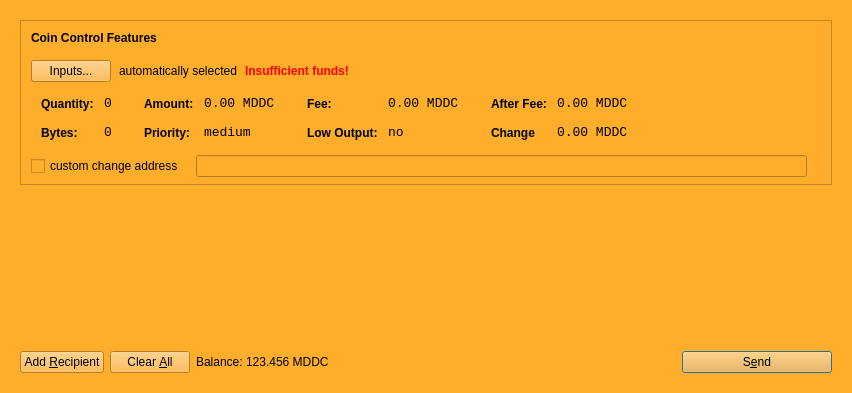
<?xml version="1.0" encoding="UTF-8"?>
<ui version="4.0">
 <class>SendCoinsDialog</class>
 <widget class="QDialog" name="SendCoinsDialog">
  <property name="geometry">
   <rect>
    <x>0</x>
    <y>0</y>
    <width>849</width>
    <height>393</height>
   </rect>
  </property>
  <property name="windowTitle">
   <string>Send Coins</string>
  </property>
  <property name="styleSheet">
   <string notr="true">background-color: rgb(255, 174, 44);</string>
  </property>
  <layout class="QVBoxLayout" name="verticalLayout">
   <item>
    <widget class="QFrame" name="frameMain">
     <layout class="QVBoxLayout" name="verticalLayout_3">
      <item>
       <widget class="QFrame" name="frameCoinControl">
        <property name="sizePolicy">
         <sizepolicy hsizetype="Expanding" vsizetype="Expanding">
          <horstretch>0</horstretch>
          <verstretch>0</verstretch>
         </sizepolicy>
        </property>
        <property name="maximumSize">
         <size>
          <width>16777215</width>
          <height>16777215</height>
         </size>
        </property>
        <property name="frameShape">
         <enum>QFrame::StyledPanel</enum>
        </property>
        <property name="frameShadow">
         <enum>QFrame::Sunken</enum>
        </property>
        <layout class="QVBoxLayout" name="verticalLayoutCoinControl2">
         <property name="spacing">
          <number>6</number>
         </property>
         <property name="leftMargin">
          <number>0</number>
         </property>
         <property name="topMargin">
          <number>0</number>
         </property>
         <property name="rightMargin">
          <number>0</number>
         </property>
         <property name="bottomMargin">
          <number>6</number>
         </property>
         <item>
          <layout class="QVBoxLayout" name="verticalLayoutCoinControl" stretch="0,0,0,0,1">
           <property name="spacing">
            <number>0</number>
           </property>
           <property name="leftMargin">
            <number>10</number>
           </property>
           <property name="topMargin">
            <number>10</number>
           </property>
           <item>
            <layout class="QHBoxLayout" name="horizontalLayoutCoinControl1">
             <property name="bottomMargin">
              <number>15</number>
             </property>
             <item>
              <widget class="QLabel" name="labelCoinControlFeatures">
               <property name="sizePolicy">
                <sizepolicy hsizetype="Preferred" vsizetype="Maximum">
                 <horstretch>0</horstretch>
                 <verstretch>0</verstretch>
                </sizepolicy>
               </property>
               <property name="font">
                <font>
                 <weight>75</weight>
                 <bold>true</bold>
                </font>
               </property>
               <property name="styleSheet">
                <string notr="true">font-weight:bold;</string>
               </property>
               <property name="text">
                <string>Coin Control Features</string>
               </property>
              </widget>
             </item>
            </layout>
           </item>
           <item>
            <layout class="QHBoxLayout" name="horizontalLayoutCoinControl2" stretch="0,0,0,0">
             <property name="spacing">
              <number>8</number>
             </property>
             <property name="bottomMargin">
              <number>10</number>
             </property>
             <item>
              <widget class="QPushButton" name="pushButtonCoinControl">
               <property name="styleSheet">
                <string notr="true"/>
               </property>
               <property name="text">
                <string>Inputs...</string>
               </property>
              </widget>
             </item>
             <item>
              <widget class="QLabel" name="labelCoinControlAutomaticallySelected">
               <property name="text">
                <string>automatically selected</string>
               </property>
               <property name="margin">
                <number>5</number>
               </property>
              </widget>
             </item>
             <item>
              <widget class="QLabel" name="labelCoinControlInsuffFunds">
               <property name="font">
                <font>
                 <weight>75</weight>
                 <bold>true</bold>
                </font>
               </property>
               <property name="styleSheet">
                <string notr="true">color:red;font-weight:bold;</string>
               </property>
               <property name="text">
                <string>Insufficient funds!</string>
               </property>
               <property name="margin">
                <number>5</number>
               </property>
              </widget>
             </item>
             <item>
              <spacer name="horizontalSpacerCoinControl">
               <property name="orientation">
                <enum>Qt::Horizontal</enum>
               </property>
               <property name="sizeHint" stdset="0">
                <size>
                 <width>40</width>
                 <height>1</height>
                </size>
               </property>
              </spacer>
             </item>
            </layout>
           </item>
           <item>
            <widget class="QWidget" name="widgetCoinControl" native="true">
             <property name="sizePolicy">
              <sizepolicy hsizetype="Preferred" vsizetype="Preferred">
               <horstretch>0</horstretch>
               <verstretch>0</verstretch>
              </sizepolicy>
             </property>
             <property name="minimumSize">
              <size>
               <width>0</width>
               <height>0</height>
              </size>
             </property>
             <property name="styleSheet">
              <string notr="true"/>
             </property>
             <layout class="QHBoxLayout" name="horizontalLayoutCoinControl5">
              <property name="leftMargin">
               <number>0</number>
              </property>
              <property name="topMargin">
               <number>0</number>
              </property>
              <property name="rightMargin">
               <number>0</number>
              </property>
              <property name="bottomMargin">
               <number>0</number>
              </property>
              <item>
               <layout class="QHBoxLayout" name="horizontalLayoutCoinControl3" stretch="0,0,0,1">
                <property name="spacing">
                 <number>20</number>
                </property>
                <property name="topMargin">
                 <number>0</number>
                </property>
                <property name="bottomMargin">
                 <number>10</number>
                </property>
                <item>
                 <layout class="QFormLayout" name="formLayoutCoinControl1">
                  <property name="horizontalSpacing">
                   <number>10</number>
                  </property>
                  <property name="verticalSpacing">
                   <number>14</number>
                  </property>
                  <property name="leftMargin">
                   <number>10</number>
                  </property>
                  <property name="topMargin">
                   <number>4</number>
                  </property>
                  <property name="rightMargin">
                   <number>6</number>
                  </property>
                  <item row="0" column="0">
                   <widget class="QLabel" name="labelCoinControlQuantityText">
                    <property name="styleSheet">
                     <string notr="true">font-weight:bold;</string>
                    </property>
                    <property name="text">
                     <string>Quantity:</string>
                    </property>
                    <property name="margin">
                     <number>0</number>
                    </property>
                   </widget>
                  </item>
                  <item row="0" column="1">
                   <widget class="QLabel" name="labelCoinControlQuantity">
                    <property name="font">
                     <font>
                      <family>Monospace</family>
                      <pointsize>10</pointsize>
                     </font>
                    </property>
                    <property name="cursor">
                     <cursorShape>IBeamCursor</cursorShape>
                    </property>
                    <property name="contextMenuPolicy">
                     <enum>Qt::ActionsContextMenu</enum>
                    </property>
                    <property name="text">
                     <string>0</string>
                    </property>
                    <property name="margin">
                     <number>0</number>
                    </property>
                    <property name="textInteractionFlags">
                     <set>Qt::LinksAccessibleByMouse|Qt::TextSelectableByKeyboard|Qt::TextSelectableByMouse</set>
                    </property>
                   </widget>
                  </item>
                  <item row="1" column="0">
                   <widget class="QLabel" name="labelCoinControlBytesText">
                    <property name="styleSheet">
                     <string notr="true">font-weight:bold;</string>
                    </property>
                    <property name="text">
                     <string>Bytes:</string>
                    </property>
                   </widget>
                  </item>
                  <item row="1" column="1">
                   <widget class="QLabel" name="labelCoinControlBytes">
                    <property name="font">
                     <font>
                      <family>Monospace</family>
                      <pointsize>10</pointsize>
                     </font>
                    </property>
                    <property name="cursor">
                     <cursorShape>IBeamCursor</cursorShape>
                    </property>
                    <property name="contextMenuPolicy">
                     <enum>Qt::ActionsContextMenu</enum>
                    </property>
                    <property name="text">
                     <string>0</string>
                    </property>
                    <property name="textInteractionFlags">
                     <set>Qt::LinksAccessibleByMouse|Qt::TextSelectableByKeyboard|Qt::TextSelectableByMouse</set>
                    </property>
                   </widget>
                  </item>
                 </layout>
                </item>
                <item>
                 <layout class="QFormLayout" name="formLayoutCoinControl2">
                  <property name="horizontalSpacing">
                   <number>10</number>
                  </property>
                  <property name="verticalSpacing">
                   <number>14</number>
                  </property>
                  <property name="leftMargin">
                   <number>6</number>
                  </property>
                  <property name="topMargin">
                   <number>4</number>
                  </property>
                  <property name="rightMargin">
                   <number>6</number>
                  </property>
                  <item row="0" column="0">
                   <widget class="QLabel" name="labelCoinControlAmountText">
                    <property name="styleSheet">
                     <string notr="true">font-weight:bold;</string>
                    </property>
                    <property name="text">
                     <string>Amount:</string>
                    </property>
                    <property name="margin">
                     <number>0</number>
                    </property>
                   </widget>
                  </item>
                  <item row="0" column="1">
                   <widget class="QLabel" name="labelCoinControlAmount">
                    <property name="font">
                     <font>
                      <family>Monospace</family>
                      <pointsize>10</pointsize>
                     </font>
                    </property>
                    <property name="cursor">
                     <cursorShape>IBeamCursor</cursorShape>
                    </property>
                    <property name="contextMenuPolicy">
                     <enum>Qt::ActionsContextMenu</enum>
                    </property>
                    <property name="text">
                     <string>0.00 MDDC</string>
                    </property>
                    <property name="textInteractionFlags">
                     <set>Qt::LinksAccessibleByMouse|Qt::TextSelectableByKeyboard|Qt::TextSelectableByMouse</set>
                    </property>
                   </widget>
                  </item>
                  <item row="1" column="0">
                   <widget class="QLabel" name="labelCoinControlPriorityText">
                    <property name="styleSheet">
                     <string notr="true">font-weight:bold;</string>
                    </property>
                    <property name="text">
                     <string>Priority:</string>
                    </property>
                   </widget>
                  </item>
                  <item row="1" column="1">
                   <widget class="QLabel" name="labelCoinControlPriority">
                    <property name="font">
                     <font>
                      <family>Monospace</family>
                      <pointsize>10</pointsize>
                     </font>
                    </property>
                    <property name="cursor">
                     <cursorShape>IBeamCursor</cursorShape>
                    </property>
                    <property name="contextMenuPolicy">
                     <enum>Qt::ActionsContextMenu</enum>
                    </property>
                    <property name="text">
                     <string>medium</string>
                    </property>
                    <property name="textInteractionFlags">
                     <set>Qt::LinksAccessibleByMouse|Qt::TextSelectableByKeyboard|Qt::TextSelectableByMouse</set>
                    </property>
                   </widget>
                  </item>
                 </layout>
                </item>
                <item>
                 <layout class="QFormLayout" name="formLayoutCoinControl3">
                  <property name="horizontalSpacing">
                   <number>10</number>
                  </property>
                  <property name="verticalSpacing">
                   <number>14</number>
                  </property>
                  <property name="leftMargin">
                   <number>6</number>
                  </property>
                  <property name="topMargin">
                   <number>4</number>
                  </property>
                  <property name="rightMargin">
                   <number>6</number>
                  </property>
                  <item row="0" column="0">
                   <widget class="QLabel" name="labelCoinControlFeeText">
                    <property name="styleSheet">
                     <string notr="true">font-weight:bold;</string>
                    </property>
                    <property name="text">
                     <string>Fee:</string>
                    </property>
                    <property name="margin">
                     <number>0</number>
                    </property>
                   </widget>
                  </item>
                  <item row="0" column="1">
                   <widget class="QLabel" name="labelCoinControlFee">
                    <property name="font">
                     <font>
                      <family>Monospace</family>
                      <pointsize>10</pointsize>
                     </font>
                    </property>
                    <property name="cursor">
                     <cursorShape>IBeamCursor</cursorShape>
                    </property>
                    <property name="contextMenuPolicy">
                     <enum>Qt::ActionsContextMenu</enum>
                    </property>
                    <property name="text">
                     <string>0.00 MDDC</string>
                    </property>
                    <property name="textInteractionFlags">
                     <set>Qt::LinksAccessibleByMouse|Qt::TextSelectableByKeyboard|Qt::TextSelectableByMouse</set>
                    </property>
                   </widget>
                  </item>
                  <item row="1" column="0">
                   <widget class="QLabel" name="labelCoinControlLowOutputText">
                    <property name="styleSheet">
                     <string notr="true">font-weight:bold;</string>
                    </property>
                    <property name="text">
                     <string>Low Output:</string>
                    </property>
                   </widget>
                  </item>
                  <item row="1" column="1">
                   <widget class="QLabel" name="labelCoinControlLowOutput">
                    <property name="font">
                     <font>
                      <family>Monospace</family>
                      <pointsize>10</pointsize>
                     </font>
                    </property>
                    <property name="cursor">
                     <cursorShape>IBeamCursor</cursorShape>
                    </property>
                    <property name="contextMenuPolicy">
                     <enum>Qt::ActionsContextMenu</enum>
                    </property>
                    <property name="text">
                     <string>no</string>
                    </property>
                    <property name="textInteractionFlags">
                     <set>Qt::LinksAccessibleByMouse|Qt::TextSelectableByKeyboard|Qt::TextSelectableByMouse</set>
                    </property>
                   </widget>
                  </item>
                 </layout>
                </item>
                <item>
                 <layout class="QFormLayout" name="formLayoutCoinControl4">
                  <property name="horizontalSpacing">
                   <number>10</number>
                  </property>
                  <property name="verticalSpacing">
                   <number>14</number>
                  </property>
                  <property name="leftMargin">
                   <number>6</number>
                  </property>
                  <property name="topMargin">
                   <number>4</number>
                  </property>
                  <property name="rightMargin">
                   <number>6</number>
                  </property>
                  <item row="0" column="0">
                   <widget class="QLabel" name="labelCoinControlAfterFeeText">
                    <property name="styleSheet">
                     <string notr="true">font-weight:bold;</string>
                    </property>
                    <property name="text">
                     <string>After Fee:</string>
                    </property>
                    <property name="margin">
                     <number>0</number>
                    </property>
                   </widget>
                  </item>
                  <item row="0" column="1">
                   <widget class="QLabel" name="labelCoinControlAfterFee">
                    <property name="font">
                     <font>
                      <family>Monospace</family>
                      <pointsize>10</pointsize>
                     </font>
                    </property>
                    <property name="cursor">
                     <cursorShape>IBeamCursor</cursorShape>
                    </property>
                    <property name="contextMenuPolicy">
                     <enum>Qt::ActionsContextMenu</enum>
                    </property>
                    <property name="text">
                     <string>0.00 MDDC</string>
                    </property>
                    <property name="textInteractionFlags">
                     <set>Qt::LinksAccessibleByMouse|Qt::TextSelectableByKeyboard|Qt::TextSelectableByMouse</set>
                    </property>
                   </widget>
                  </item>
                  <item row="1" column="0">
                   <widget class="QLabel" name="labelCoinControlChangeText">
                    <property name="styleSheet">
                     <string notr="true">font-weight:bold;</string>
                    </property>
                    <property name="text">
                     <string>Change</string>
                    </property>
                   </widget>
                  </item>
                  <item row="1" column="1">
                   <widget class="QLabel" name="labelCoinControlChange">
                    <property name="font">
                     <font>
                      <family>Monospace</family>
                      <pointsize>10</pointsize>
                     </font>
                    </property>
                    <property name="cursor">
                     <cursorShape>IBeamCursor</cursorShape>
                    </property>
                    <property name="contextMenuPolicy">
                     <enum>Qt::ActionsContextMenu</enum>
                    </property>
                    <property name="text">
                     <string>0.00 MDDC</string>
                    </property>
                    <property name="textInteractionFlags">
                     <set>Qt::LinksAccessibleByMouse|Qt::TextSelectableByKeyboard|Qt::TextSelectableByMouse</set>
                    </property>
                   </widget>
                  </item>
                 </layout>
                </item>
               </layout>
              </item>
             </layout>
            </widget>
           </item>
           <item>
            <layout class="QHBoxLayout" name="horizontalLayoutCoinControl4" stretch="0,0,0">
             <property name="spacing">
              <number>12</number>
             </property>
             <property name="sizeConstraint">
              <enum>QLayout::SetDefaultConstraint</enum>
             </property>
             <property name="topMargin">
              <number>5</number>
             </property>
             <property name="rightMargin">
              <number>5</number>
             </property>
             <item>
              <widget class="QCheckBox" name="checkBoxCoinControlChange">
               <property name="text">
                <string>custom change address</string>
               </property>
              </widget>
             </item>
             <item>
              <widget class="QLineEdit" name="lineEditCoinControlChange">
               <property name="enabled">
                <bool>false</bool>
               </property>
               <property name="sizePolicy">
                <sizepolicy hsizetype="Expanding" vsizetype="Fixed">
                 <horstretch>0</horstretch>
                 <verstretch>0</verstretch>
                </sizepolicy>
               </property>
              </widget>
             </item>
             <item>
              <widget class="QLabel" name="labelCoinControlChangeLabel">
               <property name="sizePolicy">
                <sizepolicy hsizetype="Preferred" vsizetype="Expanding">
                 <horstretch>0</horstretch>
                 <verstretch>0</verstretch>
                </sizepolicy>
               </property>
               <property name="minimumSize">
                <size>
                 <width>0</width>
                 <height>0</height>
                </size>
               </property>
               <property name="text">
                <string/>
               </property>
               <property name="margin">
                <number>3</number>
               </property>
              </widget>
             </item>
            </layout>
           </item>
           <item>
            <spacer name="verticalSpacerCoinControl">
             <property name="orientation">
              <enum>Qt::Vertical</enum>
             </property>
             <property name="sizeHint" stdset="0">
              <size>
               <width>800</width>
               <height>1</height>
              </size>
             </property>
            </spacer>
           </item>
          </layout>
         </item>
        </layout>
       </widget>
      </item>
      <item>
       <widget class="QScrollArea" name="scrollArea">
        <property name="frameShape">
         <enum>QFrame::NoFrame</enum>
        </property>
        <property name="widgetResizable">
         <bool>true</bool>
        </property>
        <widget class="QWidget" name="scrollAreaWidgetContents">
         <property name="geometry">
          <rect>
           <x>0</x>
           <y>0</y>
           <width>813</width>
           <height>148</height>
          </rect>
         </property>
         <layout class="QVBoxLayout" name="verticalLayout_2">
          <property name="leftMargin">
           <number>0</number>
          </property>
          <property name="topMargin">
           <number>0</number>
          </property>
          <property name="rightMargin">
           <number>0</number>
          </property>
          <property name="bottomMargin">
           <number>0</number>
          </property>
          <item>
           <layout class="QVBoxLayout" name="entries">
            <property name="spacing">
             <number>6</number>
            </property>
           </layout>
          </item>
          <item>
           <spacer name="verticalSpacer">
            <property name="orientation">
             <enum>Qt::Vertical</enum>
            </property>
            <property name="sizeHint" stdset="0">
             <size>
              <width>20</width>
              <height>40</height>
             </size>
            </property>
           </spacer>
          </item>
         </layout>
        </widget>
       </widget>
      </item>
      <item>
       <layout class="QHBoxLayout" name="horizontalLayout">
        <item>
         <widget class="QPushButton" name="addButton">
          <property name="toolTip">
           <string>Send to multiple recipients at once</string>
          </property>
          <property name="text">
           <string>Add &amp;Recipient</string>
          </property>
          <property name="icon">
           <iconset resource="../MODERCASH.qrc">
            <normaloff>:/icons/add</normaloff>:/icons/add</iconset>
          </property>
          <property name="autoDefault">
           <bool>false</bool>
          </property>
         </widget>
        </item>
        <item>
         <widget class="QPushButton" name="clearButton">
          <property name="sizePolicy">
           <sizepolicy hsizetype="Minimum" vsizetype="Fixed">
            <horstretch>0</horstretch>
            <verstretch>0</verstretch>
           </sizepolicy>
          </property>
          <property name="toolTip">
           <string>Remove all transaction fields</string>
          </property>
          <property name="text">
           <string>Clear &amp;All</string>
          </property>
          <property name="icon">
           <iconset resource="../MODERCASH.qrc">
            <normaloff>:/icons/remove</normaloff>:/icons/remove</iconset>
          </property>
          <property name="autoRepeatDelay">
           <number>300</number>
          </property>
          <property name="autoDefault">
           <bool>false</bool>
          </property>
         </widget>
        </item>
        <item>
         <layout class="QHBoxLayout" name="horizontalLayout_2">
          <property name="spacing">
           <number>3</number>
          </property>
          <item>
           <widget class="QLabel" name="label">
            <property name="sizePolicy">
             <sizepolicy hsizetype="Preferred" vsizetype="Fixed">
              <horstretch>0</horstretch>
              <verstretch>0</verstretch>
             </sizepolicy>
            </property>
            <property name="text">
             <string>Balance:</string>
            </property>
           </widget>
          </item>
          <item>
           <widget class="QLabel" name="labelBalance">
            <property name="sizePolicy">
             <sizepolicy hsizetype="Preferred" vsizetype="Fixed">
              <horstretch>0</horstretch>
              <verstretch>0</verstretch>
             </sizepolicy>
            </property>
            <property name="cursor">
             <cursorShape>IBeamCursor</cursorShape>
            </property>
            <property name="text">
             <string>123.456 MDDC</string>
            </property>
            <property name="textInteractionFlags">
             <set>Qt::LinksAccessibleByMouse|Qt::TextSelectableByKeyboard|Qt::TextSelectableByMouse</set>
            </property>
           </widget>
          </item>
         </layout>
        </item>
        <item>
         <spacer name="horizontalSpacer">
          <property name="orientation">
           <enum>Qt::Horizontal</enum>
          </property>
          <property name="sizeHint" stdset="0">
           <size>
            <width>40</width>
            <height>20</height>
           </size>
          </property>
         </spacer>
        </item>
        <item>
         <widget class="QPushButton" name="sendButton">
          <property name="minimumSize">
           <size>
            <width>150</width>
            <height>0</height>
           </size>
          </property>
          <property name="toolTip">
           <string>Confirm the send action</string>
          </property>
          <property name="text">
           <string>S&amp;end</string>
          </property>
          <property name="icon">
           <iconset resource="../MODERCASH.qrc">
            <normaloff>:/icons/send</normaloff>:/icons/send</iconset>
          </property>
          <property name="default">
           <bool>true</bool>
          </property>
         </widget>
        </item>
       </layout>
      </item>
     </layout>
     <zorder>scrollArea</zorder>
     <zorder>frameCoinControl</zorder>
     <zorder></zorder>
    </widget>
   </item>
  </layout>
 </widget>
 <resources>
  <include location="../MODERCASH.qrc"/>
 </resources>
 <connections/>
</ui>
